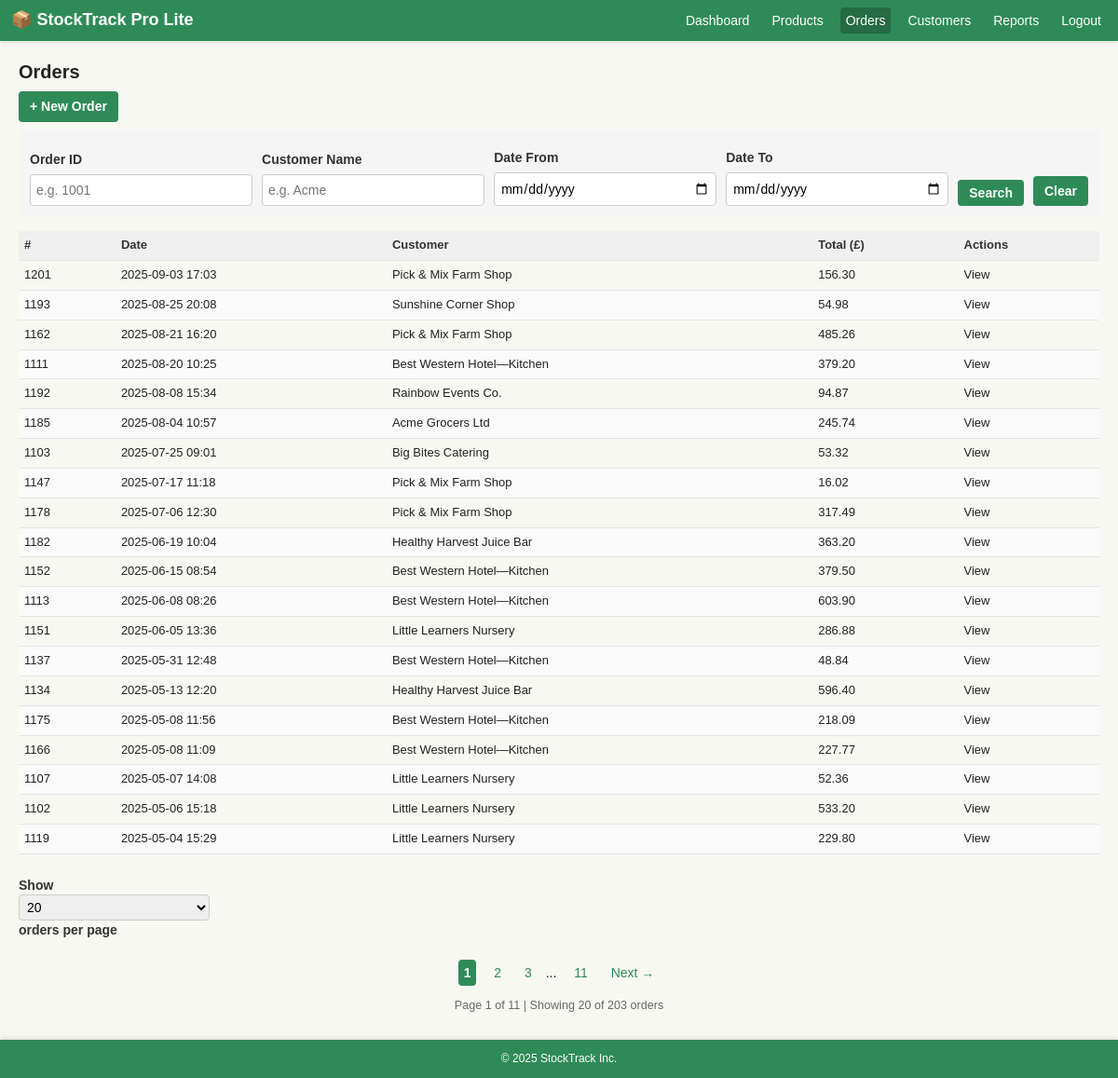
/StockTrackProLite/orders.php (signed in), run on the app's committed database.
### tables this page shows
CREATE TABLE `orders` (
  `id` int(11) NOT NULL,
  `customer_id` int(11) DEFAULT NULL,
  `order_date` datetime NOT NULL,
  `total` decimal(10,2) NOT NULL
);

CREATE TABLE `customers` (
  `id` int(11) NOT NULL,
  `name` varchar(100) NOT NULL,
  `phone` varchar(30) DEFAULT NULL,
  `email` varchar(100) DEFAULT NULL,
  `address` mediumtext DEFAULT NULL
);

### includes/database.php (called while the page is built, shortened)
<?php
class Database
{
    private static $pdo;
    private static $config;
    private static function config()
    {
        if (self::$config === null) {
            $base = require dirname(__DIR__) . '/config/database.php';
            $overridePath = dirname(__DIR__) . '/config/database.local.php';
            self::$config = $base;
        }
        return self::$config;
    }
    public static function connection()
    {
        if (!self::$pdo) {
            $config = self::config();
            $dsn = sprintf(
                'mysql:host=%s;port=%s;dbname=%s;charset=%s',
                $config['host'],
                $config['port'],
                $config['database'],
                $config['charset']
            );
            $options = array(
                PDO::ATTR_ERRMODE => PDO::ERRMODE_EXCEPTION,
                PDO::ATTR_DEFAULT_FETCH_MODE => PDO::FETCH_ASSOC,
                PDO::ATTR_EMULATE_PREPARES => false
            );
            self::$pdo = new PDO($dsn, $config['username'], $config['password'], $options);
        }
        return self::$pdo;
    }
    public static function query($sql, $params = array())
    {
        $stmt = self::connection()->prepare($sql);
        $stmt->execute($params);
        return $stmt;
    }
    public static function fetchOne($sql, $params = array())
    {
        $stmt = self::query($sql, $params);
        $row = $stmt->fetch();
        return $row === false ? null : $row;
    }
}

### config/database.php (called while the page is built)
<?php
return array(
    'host' => getenv('DB_HOST') ?: '127.0.0.1',
    'port' => getenv('DB_PORT') ?: '3306',
    'database' => getenv('DB_NAME') ?: 'stocktrackpro',
    'username' => getenv('DB_USER') ?: 'root',
    'password' => getenv('DB_PASS') ?: '',
    'charset' => getenv('DB_CHARSET') ?: 'utf8mb4'
);

### StockTrackProLite/orders.php (the view, shortened to what this page needs)
<?php
require_once dirname(__DIR__) . '/includes/database.php';
include 'includes/header.php';
$search_id = isset($_GET['search_id']) ? trim($_GET['search_id']) : '';
$search_customer = isset($_GET['search_customer']) ? trim($_GET['search_customer']) : '';
$search_date_from = isset($_GET['search_date_from']) ? trim($_GET['search_date_from']) : '';
$search_date_to = isset($_GET['search_date_to']) ? trim($_GET['search_date_to']) : '';
$allowed_per_page = array(10, 20, 50, 100);
$default_per_page = 20;
$per_page = isset($_GET['per_page']) ? (int) $_GET['per_page'] : $default_per_page;
$page = isset($_GET['page']) ? max(1, (int) $_GET['page']) : 1;
$offset = ($page - 1) * $per_page;
$where_parts = array();
$params = array();
$where_clause = !empty($where_parts) ? 'WHERE ' . implode(' AND ', $where_parts) : '';
$count_result = Database::fetchOne(
    "SELECT COUNT(o.id) as cnt FROM orders o
     LEFT JOIN customers c ON c.id = o.customer_id
     $where_clause",
    $params
);
$total_orders = (int) $count_result['cnt'];
$total_pages = ($total_orders > 0) ? ceil($total_orders / $per_page) : 1;
$orders = Database::query(
    "SELECT o.id, o.order_date, o.total, c.name AS customer
     FROM orders o
     LEFT JOIN customers c ON c.id = o.customer_id
     $where_clause
     ORDER BY o.order_date DESC
     LIMIT :offset, :limit",
    array_merge($params, array(':offset' => $offset, ':limit' => $per_page))
)->fetchAll();
?>
<h2>Orders</h2>
<p><a href="order_new.php" class="btn">+ New Order</a></p>
<div style="background-color: #f5f5f5; padding: 12px; margin-bottom: 15px; border-radius: 4px;">
    <form method="get" style="display: grid; grid-template-columns: 1fr 1fr 1fr 1fr auto auto; gap: 10px; align-items: flex-end;">
        <div>
            <label><strong>Order ID</strong></label>
            <input type="text" name="search_id" value="<?php echo htmlspecialchars($search_id); ?>" placeholder="e.g. 1001" style="width: 100%; padding: 6px; box-sizing: border-box;">
        </div>
        <div>
            <label><strong>Customer Name</strong></label>
            <input type="text" name="search_customer" value="<?php echo htmlspecialchars($search_customer); ?>" placeholder="e.g. Acme" style="width: 100%; padding: 6px; box-sizing: border-box;">
        </div>
        <div>
            <label><strong>Date From</strong></label>
            <input type="date" name="search_date_from" value="<?php echo htmlspecialchars($search_date_from); ?>" style="width: 100%; padding: 6px; box-sizing: border-box;">
        </div>
        <div>
            <label><strong>Date To</strong></label>
            <input type="date" name="search_date_to" value="<?php echo htmlspecialchars($search_date_to); ?>" style="width: 100%; padding: 6px; box-sizing: border-box;">
        </div>
        <button type="submit" class="btn" style="margin: 0;">Search</button>
        <a href="orders.php" class="btn" style="margin: 0; text-align: center; text-decoration: none;">Clear</a>
    </form>
</div>
<table>
    <thead>
        <tr>
            <th>#</th>
            <th>Date</th>
            <th>Customer</th>
            <th>Total (£)</th>
            <th>Actions</th>
        </tr>
    </thead>
    <tbody>
<?php if (!$orders): ?>
        <tr><td colspan="5">No orders yet.</td></tr>
<?php else:
      foreach ($orders as $row): ?>
        <tr>
            <td><?php echo $row['id']; ?></td>
            <td><?php echo date('Y-m-d H:i', strtotime($row['order_date'])); ?></td>
            <td><?php echo htmlspecialchars($row['customer']); ?></td>
            <td><?php echo number_format($row['total'], 2); ?></td>
            <td><a href="order_view.php?id=<?php echo $row['id']; ?>">View</a></td>
        </tr>
<?php endforeach; endif; ?>
    </tbody>
</table>
<?php if ($total_orders > 0): ?>
    <div style="margin-top: 15px; margin-bottom: 15px;">
        <form method="get" style="display: inline-block;">
            <label>Show
                <select name="per_page" onchange="this.form.submit()" style="padding: 4px;">
                    <?php foreach ($allowed_per_page as $v): ?>
                        <option value="<?php echo $v; ?>"<?php if ($per_page == $v) echo ' selected'; ?>><?php echo $v; ?></option>
                    <?php endforeach; ?>
                </select>
            orders per page</label>
        </form>
    </div>
    <?php if ($total_pages > 1): ?>
        <div class="pagination" style="margin-top: 12px; text-align: center;">
            <?php
            $base_params = array();
            foreach (array('search_id', 'search_customer', 'search_date_from', 'search_date_to', 'per_page') as $param) {
                $val = isset($_GET[$param]) ? $_GET[$param] : '';
                if ($val !== '' || $param === 'per_page') {
                    $base_params[$param] = $val;
                }
            }
            $base_params['per_page'] = $per_page;
            $base = '?';
            foreach ($base_params as $k => $v) {
                if ($v !== '') {
                    $base .= urlencode($k) . '=' . urlencode($v) . '&';
                }
            }
            $start_page = max(1, $page - 2);
            $end_page = min($total_pages, $page + 2);
            for ($p = $start_page; $p <= $end_page; $p++) {
                if ($p == $page) {
                    echo '<strong style="margin: 0 5px;">' . $p . '</strong> ';
                } else {
                    echo '<a href="' . htmlspecialchars($base . 'page=' . $p) . '" style="margin-right: 5px;">' . $p . '</a> ';
                }
            }
            if ($end_page < $total_pages) {
                if ($end_page < $total_pages - 1) {
                    echo '<span style="margin-right: 5px;">...</span> ';
                }
                echo '<a href="' . htmlspecialchars($base . 'page=' . $total_pages) . '" style="margin-right: 5px;">' . $total_pages . '</a> ';
            }
            if ($page < $total_pages) {
                echo '<a href="' . htmlspecialchars($base . 'page=' . ($page + 1)) . '" style="margin-right: 5px;">Next →</a>';
            }
            ?>
        </div>
        <p style="text-align: center; color: #666; font-size: 0.9em;">Page <?php echo $page; ?> of <?php echo $total_pages; ?> | Showing <?php echo count($orders); ?> of <?php echo $total_orders; ?> orders</p>
    <?php endif; ?>
<?php endif; ?>
<?php include 'includes/footer.php'; ?>

### StockTrackProLite/assets/style.css (style rules this page uses)
* { box-sizing: border-box; }
html { height: 100%; }
body { height: 100%; margin: 0; padding: 0; background: #f8f8f3; color: #222; font: 14px/1.45 Arial, Helvetica, sans-serif; display: flex; flex-direction: column; }
:root { --primary: #2e8b57; --primary-dark: #256b44; --bg-light: #f8f8f3; --border: #e5e5e5; --bg-row-alt: #fafafa; --bg-notice: #e8f5e9; --notice-accent: #1b5e20; --text-muted: #666; --spacing-xs: 4px; --spacing-sm: 6px; --spacing-md: 8px; --spacing-lg: 12px; --spacing-xl: 20px; --radius: 4px; }
h1, h2, h3, h4, h5, h6 { margin: 0 0 8px 0; font-weight: 700; line-height: 1.3; }
h2 { font-size: 20px; }
p { margin: 0 0 8px 0; }
a { color: #222; text-decoration: none; }
table { width: 100%; border-collapse: collapse; margin-bottom: var(--spacing-lg); font-size: 13px; }
th, td { padding: var(--spacing-sm) var(--spacing-sm); border-bottom: 1px solid var(--border); text-align: left; }
th { background: #f0f0f0; font-weight: 700; color: #333; }
tr:nth-child(even) { background: var(--bg-row-alt); }
form label { display: block; margin: var(--spacing-md) 0 var(--spacing-sm); font-weight: 700; color: #333; }
input[type="text"], input[type="password"], input[type="email"], input[type="number"], input[type="date"], select, textarea { width: 100%; padding: var(--spacing-sm); border: 1px solid #ccc; border-radius: var(--radius); box-sizing: border-box; font: 14px/1.45 Arial, Helvetica, sans-serif; transition: border-color 0.2s ease; }
input[type="submit"], button, .btn { background: var(--primary); color: #fff; border: none; padding: var(--spacing-sm) var(--spacing-lg); border-radius: var(--radius); cursor: pointer; font-weight: 700; font-size: 14px; transition: background 0.2s ease; }
.btn { display: inline-block; padding: var(--spacing-sm) var(--spacing-lg); text-decoration: none; }
.pagination { margin: var(--spacing-lg) 0; text-align: center; }
.pagination a, .pagination strong { display: inline-block; margin: 0 var(--spacing-xs); padding: var(--spacing-xs) var(--spacing-sm); }
.pagination a { color: var(--primary); text-decoration: none; border-radius: var(--radius); transition: background 0.2s ease; }
.pagination strong { background: var(--primary); color: #fff; border-radius: var(--radius); }

### data on the page
orders: id "1201", order_date "2025-09-03 17:03", customer.name "Pick & Mix Farm Shop", total "156.30"
orders: id "1193", order_date "2025-08-25 20:08", customer.name "Sunshine Corner Shop", total "54.98"
orders: id "1162", order_date "2025-08-21 16:20", customer.name "Pick & Mix Farm Shop", total "485.26"
orders: id "1111", order_date "2025-08-20 10:25", customer.name "Best Western Hotel—Kitchen", total "379.20"
orders: id "1192", order_date "2025-08-08 15:34", customer.name "Rainbow Events Co.", total "94.87"
orders: id "1185", order_date "2025-08-04 10:57", customer.name "Acme Grocers Ltd", total "245.74"
orders: id "1103", order_date "2025-07-25 09:01", customer.name "Big Bites Catering", total "53.32"
orders: id "1147", order_date "2025-07-17 11:18", customer.name "Pick & Mix Farm Shop", total "16.02"
orders: id "1178", order_date "2025-07-06 12:30", customer.name "Pick & Mix Farm Shop", total "317.49"
orders: id "1182", order_date "2025-06-19 10:04", customer.name "Healthy Harvest Juice Bar", total "363.20"
orders: id "1152", order_date "2025-06-15 08:54", customer.name "Best Western Hotel—Kitchen", total "379.50"
orders: id "1113", order_date "2025-06-08 08:26", customer.name "Best Western Hotel—Kitchen", total "603.90"
orders: id "1151", order_date "2025-06-05 13:36", customer.name "Little Learners Nursery", total "286.88"
orders: id "1137", order_date "2025-05-31 12:48", customer.name "Best Western Hotel—Kitchen", total "48.84"
orders: id "1134", order_date "2025-05-13 12:20", customer.name "Healthy Harvest Juice Bar", total "596.40"
orders: id "1175", order_date "2025-05-08 11:56", customer.name "Best Western Hotel—Kitchen", total "218.09"
orders: id "1166", order_date "2025-05-08 11:09", customer.name "Best Western Hotel—Kitchen", total "227.77"
orders: id "1107", order_date "2025-05-07 14:08", customer.name "Little Learners Nursery", total "52.36"
orders: id "1102", order_date "2025-05-06 15:18", customer.name "Little Learners Nursery", total "533.20"
orders: id "1119", order_date "2025-05-04 15:29", customer.name "Little Learners Nursery", total "229.80"

### other printed values
$total_pages "11"
$page "1"
count($orders) "20"
$total_orders "203"
form field per_page "20"
